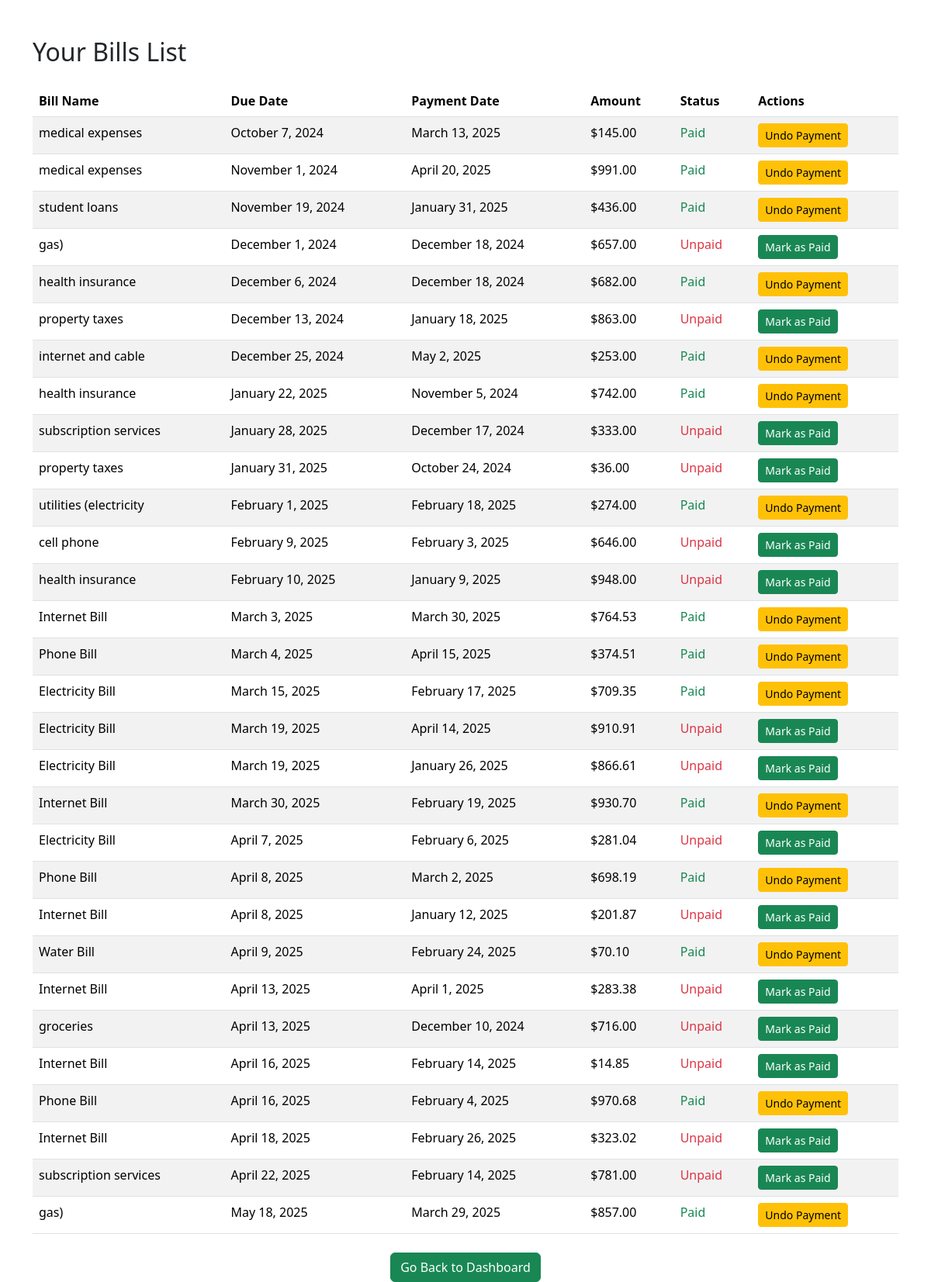
The page /back_end/viewBills.php (signed in) on the database its author committed.
### tables this page shows
CREATE TABLE Bills (
    bill_id INT PRIMARY KEY AUTO_INCREMENT,
    user_id INT,
    bill_name VARCHAR(50) NOT NULL,
    bill_amount DECIMAL(10, 2) NOT NULL,
    due_date DATE NOT NULL,
    payment_date DATE,
    payment_status BOOLEAN DEFAULT FALSE,
    FOREIGN KEY (user_id) REFERENCES users(user_id)
);

### back_end/viewBills.php (the view, shortened to what this page needs)
<?php
$conn = new mysqli('mysql', 'root', 'root', 'budgeting_db');
$user_id = $_SESSION['user_id'];
$where = "WHERE user_id = ?";
$params = [$user_id];
$types = "i";
$sql = "SELECT bill_id, bill_name, bill_amount, due_date, payment_date, payment_status
        FROM Bills
        $where
        ORDER BY due_date ASC";
$stmt = $conn->prepare($sql);
$stmt->bind_param($types, ...$params);
$stmt->execute();
$result = $stmt->get_result();
?>
<!DOCTYPE html>
<html lang="en">
<head>
  <link href="https://cdn.jsdelivr.net/npm/bootstrap@5.3.3/dist/css/bootstrap.min.css" rel="stylesheet" />
</head>
<body class="container mt-5">
  <h2 class="mb-4">Your Bills List</h2>
  <?php if ($result->num_rows > 0): ?>
    <table class="table table-striped">
      <thead>
        <tr>
          <th>Bill Name</th>
          <th>Due Date</th>
          <th>Payment Date</th>
          <th>Amount</th>
          <th>Status</th>
          <th>Actions</th>
        </tr>
      </thead>
      <tbody>
    <?php while ($row = $result->fetch_assoc()): ?>
        <tr>
            <td><?= htmlspecialchars($row['bill_name']) ?></td>
            <td><?= date("F j, Y", strtotime($row['due_date'])) ?></td>
            <td>
            <?= $row['payment_date'] ? date("F j, Y", strtotime($row['payment_date'])) : 'N/A' ?>
            </td>
            <td>$<?= number_format($row['bill_amount'], 2) ?></td>
            <td>
            <?= $row['payment_status'] ? '<span class="text-success">Paid</span>' : '<span class="text-danger">Unpaid</span>' ?>
            </td>
            <td>
            <?php if (!$row['payment_status']): ?>
                <form method="post" action="" class="d-inline">
                <button type="submit" name="mark_paid" class="btn btn-sm btn-success">Mark as Paid</button>
                </form>
            <?php else: ?>
                <form method="post" action="" class="d-inline">
                <button type="submit" name="undo_payment" class="btn btn-sm btn-warning">Undo Payment</button>
                </form>
            <?php endif; ?>
            </td>
        </tr>
    <?php endwhile; ?>
      </tbody>
    </table>
  <?php else: ?>
    <p>No bills found for the selected month and year.</p>
  <?php endif; ?>
  <div class="text-center mt-4">
     <a href='../front_end/home.html' class="btn btn-success">Go Back to Dashboard</a>
  </div>
</body>
</html>

### rows shown on the page
bills: bill_name "medical expenses", due_date "October 7, 2024", payment_date "March 13, 2025", bill_amount "145.00", payment_status "Paid"
bills: bill_name "medical expenses", due_date "November 1, 2024", payment_date "April 20, 2025", bill_amount "991.00", payment_status "Paid"
bills: bill_name "student loans", due_date "November 19, 2024", payment_date "January 31, 2025", bill_amount "436.00", payment_status "Paid"
bills: bill_name "gas)", due_date "December 1, 2024", payment_date "December 18, 2024", bill_amount "657.00", payment_status "Unpaid"
bills: bill_name "health insurance", due_date "December 6, 2024", payment_date "December 18, 2024", bill_amount "682.00", payment_status "Paid"
bills: bill_name "property taxes", due_date "December 13, 2024", payment_date "January 18, 2025", bill_amount "863.00", payment_status "Unpaid"
bills: bill_name "internet and cable", due_date "December 25, 2024", payment_date "May 2, 2025", bill_amount "253.00", payment_status "Paid"
bills: bill_name "health insurance", due_date "January 22, 2025", payment_date "November 5, 2024", bill_amount "742.00", payment_status "Paid"
bills: bill_name "subscription services", due_date "January 28, 2025", payment_date "December 17, 2024", bill_amount "333.00", payment_status "Unpaid"
bills: bill_name "property taxes", due_date "January 31, 2025", payment_date "October 24, 2024", bill_amount "36.00", payment_status "Unpaid"
bills: bill_name "utilities (electricity", due_date "February 1, 2025", payment_date "February 18, 2025", bill_amount "274.00", payment_status "Paid"
bills: bill_name "cell phone", due_date "February 9, 2025", payment_date "February 3, 2025", bill_amount "646.00", payment_status "Unpaid"
bills: bill_name "health insurance", due_date "February 10, 2025", payment_date "January 9, 2025", bill_amount "948.00", payment_status "Unpaid"
bills: bill_name "Internet Bill", due_date "March 3, 2025", payment_date "March 30, 2025", bill_amount "764.53", payment_status "Paid"
bills: bill_name "Phone Bill", due_date "March 4, 2025", payment_date "April 15, 2025", bill_amount "374.51", payment_status "Paid"
bills: bill_name "Electricity Bill", due_date "March 15, 2025", payment_date "February 17, 2025", bill_amount "709.35", payment_status "Paid"
bills: bill_name "Electricity Bill", due_date "March 19, 2025", payment_date "April 14, 2025", bill_amount "910.91", payment_status "Unpaid"
bills: bill_name "Electricity Bill", due_date "March 19, 2025", payment_date "January 26, 2025", bill_amount "866.61", payment_status "Unpaid"
bills: bill_name "Internet Bill", due_date "March 30, 2025", payment_date "February 19, 2025", bill_amount "930.70", payment_status "Paid"
bills: bill_name "Electricity Bill", due_date "April 7, 2025", payment_date "February 6, 2025", bill_amount "281.04", payment_status "Unpaid"
bills: bill_name "Phone Bill", due_date "April 8, 2025", payment_date "March 2, 2025", bill_amount "698.19", payment_status "Paid"
bills: bill_name "Internet Bill", due_date "April 8, 2025", payment_date "January 12, 2025", bill_amount "201.87", payment_status "Unpaid"
bills: bill_name "Water Bill", due_date "April 9, 2025", payment_date "February 24, 2025", bill_amount "70.10", payment_status "Paid"
bills: bill_name "Internet Bill", due_date "April 13, 2025", payment_date "April 1, 2025", bill_amount "283.38", payment_status "Unpaid"
bills: bill_name "groceries", due_date "April 13, 2025", payment_date "December 10, 2024", bill_amount "716.00", payment_status "Unpaid"
bills: bill_name "Internet Bill", due_date "April 16, 2025", payment_date "February 14, 2025", bill_amount "14.85", payment_status "Unpaid"
bills: bill_name "Phone Bill", due_date "April 16, 2025", payment_date "February 4, 2025", bill_amount "970.68", payment_status "Paid"
bills: bill_name "Internet Bill", due_date "April 18, 2025", payment_date "February 26, 2025", bill_amount "323.02", payment_status "Unpaid"
bills: bill_name "subscription services", due_date "April 22, 2025", payment_date "February 14, 2025", bill_amount "781.00", payment_status "Unpaid"
bills: bill_name "gas)", due_date "May 18, 2025", payment_date "March 29, 2025", bill_amount "857.00", payment_status "Paid"
